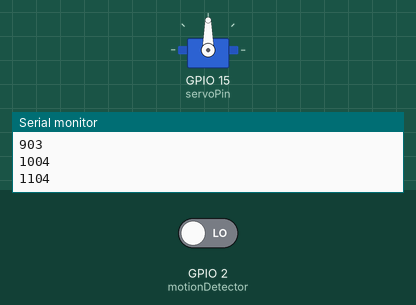
Bench run of a sketch on a simulated ESP32. On the bench: servo, the last lines printed to the serial monitor. Inputs (shaded band) come from the test bench; at power-on: GPIO 2 (motionDetector) LOW.

Above: at 1.2 s.
1.3 s: GPIO 2 (motionDetector) driven HIGH
At 1.9 s:
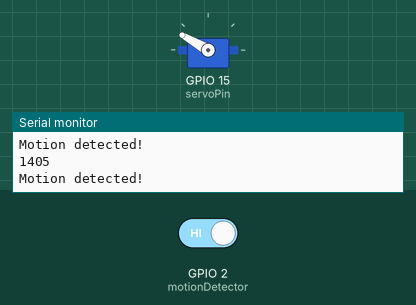
Timing chart, 0 to 10.3 s (numbered marks = the images above; inputs shaded):
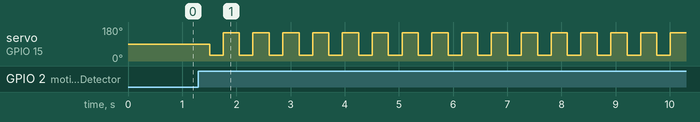

Measured:
- after the input at 1.3 s, servo on GPIO 15 (servoPin): alternates 150° for 0.30 s and 30° for 0.25 s, starting after 0.21 s

The sketch:

MonitorCatMachine.ino
```cpp
//Servo
  #include <ESP32Servo.h>
  Servo myservo; // create servo object to control a servo
  int pos = 0; // variable to store the servo position
  #if defined(ARDUINO_ESP32S2_DEV)
  int servoPin = 15;
  #else
  int servoPin = 15;
  #endif


//Adafruit
  #include "AdafruitIO_WiFi.h"      //adafruit libraries
  #include "Adafruit_MQTT.h"
  #include "Adafruit_MQTT_Client.h"

  #define IO_USERNAME  "S3839132"     //adafruit username
  #define IO_KEY       "aio_TDwt16WqITC4p0vTDi0tud8pF7v3"   //adafruit key
  #define WIFI_SSID "TelstraE875C0"
  #define WIFI_PASS "btmt8m4xze"

  AdafruitIO_WiFi io(IO_USERNAME, IO_KEY, WIFI_SSID, WIFI_PASS);

  AdafruitIO_Feed *catmovementFeed = io.feed("catmovement");
  AdafruitIO_Feed *nocatFeed = io.feed("nocat");
  AdafruitIO_Feed *nocatdisplayFeed = io.feed("nocatdisplay");
int CHN = 0;              //channel for PWM
int FRQ = 1000;           //frequency for PWM
int PWM_BIT = 8;          //PWM bit rate

bool counterStarted = false;  //bool value to tell if the timer has started yet.
unsigned long previousToyMillis = 0;         //stores the millis value at the time when the button was pressed to restart the timer. this is for the toy timer (how long the toy will wiggle for)
unsigned long previous24Millis = 0;           //stores the millis value at the time when to restart the timer. (cat moves) this is for the 24 hour timer
unsigned long previousadafruitMillis = 0;     //stores millis value when the adafruit was uploaded.
unsigned long currentMillis = millis();   //current millis
long wiggleToy = 5000;        //wiggle the toy for 20 seconds (set to 5 seconds for testing purposes)
long twentyfourhours = 20000;    //24 hour timer would be 8,640,000 ms I put in as 20 seonds for testing purposes
long adafruitdelay = 10000;       //10 seconds timer to make sure adafruit will only send once in at least 10 seconds to avoid flooding the network
bool wiggletimerstarted = false;    //tells the system is the wiggle timer has started or not
bool toycanwigglenow = false;     //tells the system if the toy is wiggling or not
bool movementtobesent = 0;        //bool value to tell system that movement data needs to be sent to adafruit
bool nocat = 0;                    //bool value to tell system if there is a cat
bool nocatsent = 0;               //bool value to tell the system if the message had already been sent to stop spam messages every 10 seconds
int motionDetector = 2;      //pin for the motion detector
bool motion;                  //bool value for motion being detected
int val = 0;                  //val is a raw value returned by the motion detector (0 or 1)

void setup() {
  // put your setup code here, to run once:
  Serial.begin(9600);

  ledcSetup(CHN, FRQ, PWM_BIT); //setup pwm channel
   // Allow allocation of all timers
  ESP32PWM::allocateTimer(0);
  ESP32PWM::allocateTimer(1);
  ESP32PWM::allocateTimer(2);
  ESP32PWM::allocateTimer(3);
  myservo.setPeriodHertz(50); // standard 50 hz servo
  myservo.attach(servoPin, 500, 2450); // attaches the servo on pin 18 to the servo object
  io.connect();
}
 //Funtions:

void detectmotion(){ // function for detecting motion
    val = digitalRead(motionDetector); // read input value from motion sensor
    if (val == HIGH) { // check if the input is HIGH
      motion = true;
      Serial.println("Motion detected!");

    } else {
            //Serial.println("No Motion");
            motion = false;   //if there is no motion set motion back to false
       }
}

void wiggletoy(){
  myservo.write(30);              // tell servo to go to position ‘30’
    delay(250);                       // wait 500ms
    myservo.write(150);          // tell servo to go to position ‘150’
    delay(200);                       // wait 500ms
}

void startwiggletimer(){
  if (wiggletimerstarted == false){
    previousToyMillis = currentMillis;
    wiggletimerstarted = true;
  }
}

void sendmovementtoADAFRUIT(){
  if((currentMillis-previousadafruitMillis >= adafruitdelay) && (movementtobesent == 1)){
    Serial.println ("movement sent!");
    catmovementFeed->save(1);
    movementtobesent = 0;
    previousadafruitMillis = currentMillis;
    if(nocat ==1){
    Serial.println("No cat detected in the past 24 hours...");
    }
  }
  else{}
  if((currentMillis-previousadafruitMillis >= adafruitdelay) && (motion == false)){
    catmovementFeed->save(0);
    previousadafruitMillis = currentMillis;
    Serial.println ("no movement sent!");
      if(nocat ==1){
         Serial.println("No cat detected in the past 24 hours...");
        if((nocat == 1)&&(nocatsent == 0)){
          nocatdisplayFeed->save(1);
          nocatFeed->save(1);       //pulse the no cat signal for 10ms
          delay(2000);
          nocatFeed->save(0);
          nocatsent = 1;
        }
      }
  }
  else{}
}

void twentyfourhourtimer(){
  if(currentMillis-previous24Millis >= twentyfourhours)
  nocat = 1;
}


void loop() {
  // put your main code here, to run repeatedly:
  currentMillis = millis();                         //sets currentMillis to the millis since the arduino started
  Serial.println (currentMillis-previousadafruitMillis);
  //Serial.println (currentMillis-previous24Millis);
  detectmotion();       //detect motion function
  startwiggletimer();
  io.run(); // Required for Adafruit IO communication
  sendmovementtoADAFRUIT();


  if((currentMillis-previousToyMillis<=wiggleToy) && (toycanwigglenow == true)){
    wiggletoy();
  }

  twentyfourhourtimer();

  if(motion == true){
  previousToyMillis = currentMillis;
  previous24Millis = currentMillis;
  nocatFeed->save(0);
  nocatdisplayFeed->save(0);   //signal to send to adafruit to say no cat
  nocat = 0;                  // signal to say that no cat present is false because the motion detector has detected the cat
  toycanwigglenow = true;     //prevents the toy from wiggling when booting up the system
  movementtobesent = 1;       //movement to be sent - sets a bool value so when all the data gets sent, it will tell the program to send a cat movement signal
  nocatsent = 0;              //change the no cat signal sent to false, as there is movement again, and it means the cat is back, and the warning can be sent to your phone after another 24 hours of no movement
  }

}
```
